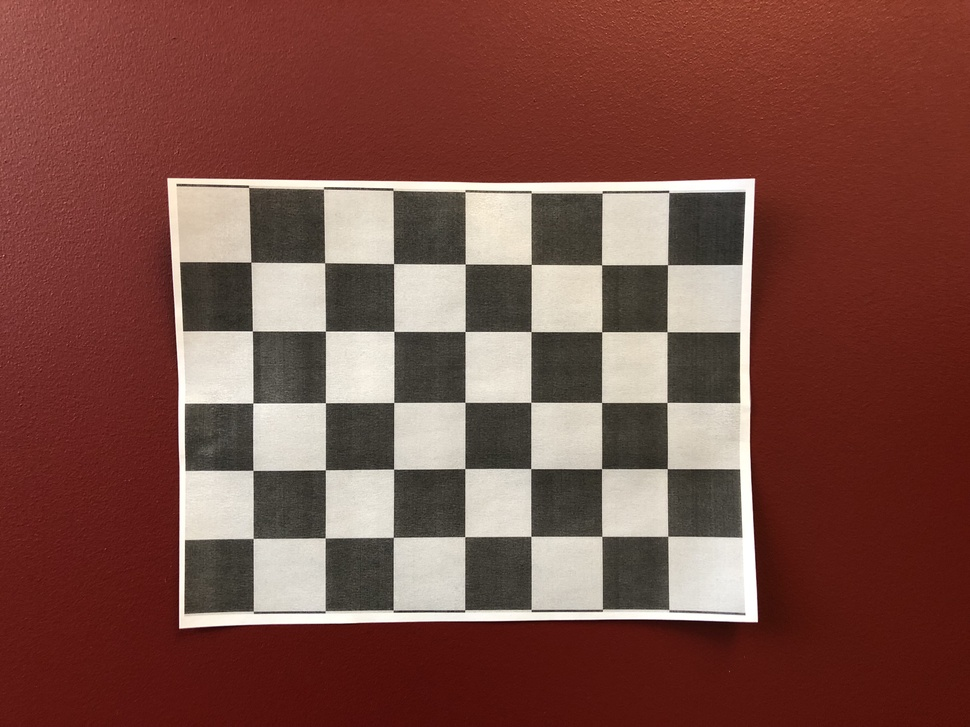
#> input picture lab1/test3.JPG, 970 x 727 px, shrunk from 4032 x 3024 before the run, found by its file name
$ python lab1.py
#> lines starting #> are read from the running program, lines starting #| are printed output that depends on the picture; after the words box and inside, x2 and y2 are one past the last pixel; in counts of white or black regions, pixels touching at a corner belong together
"""
Created on Mon Feb  3 01:32:57 2020

@author: ebrahim
"""
"""
Modified on Mon Feb 8, 2021

@author: Mark Belbin
         Rodney Windsor
         Raylene Mitchell
"""

import cv2
import numpy as np

pi = 3.1415926

img = cv2.imread('test3.jpg') # Remember to add the path for the test1.jpg
#> img is the input picture: shape (727, 970, 3); mean B, G, R 69, 77.6, 122.4
size = img.shape

gray = cv2.cvtColor(img,cv2.COLOR_BGR2GRAY)
blur = cv2.GaussianBlur(gray, (25,25), cv2.BORDER_DEFAULT)

cv2.imwrite('Blur.jpg', blur)

edges = cv2.Canny(blur,10,50)# The parameters are the thresholds for Canny
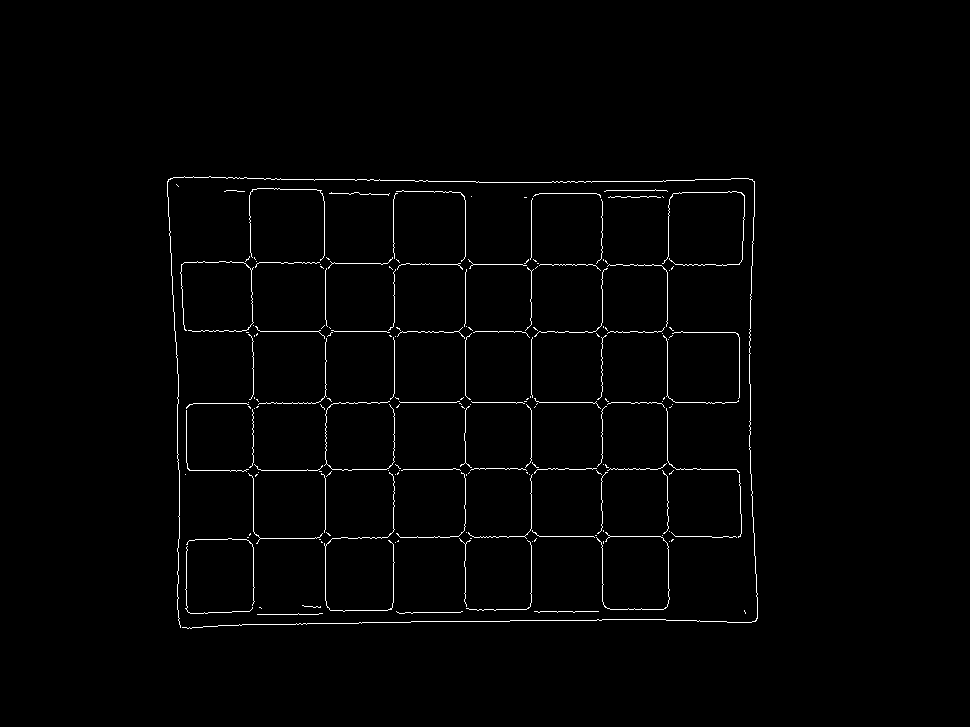
#> edges: shape (727, 970); 1.3% white in thin lines or dots, all inside (x1, y1, x2, y2) = (167, 176, 758, 629)

cv2.imwrite('Canny.jpg', edges)

dilate = cv2.dilate(edges, (7,7), iterations=2)
#> dilate: shape (727, 970); 2.9% white; 44 white regions (22 under 20 px), largest, box (x1, y1, x2, y2) and area: (180, 256, 742, 614) 9592, (167, 176, 758, 631) 4530, (533, 191, 745, 339) 1203

cv2.imwrite('Dilate.jpg', dilate)

lines = cv2.HoughLines(edges,1.0,0.002,75) # The parameters are accuracies and threshold
#> lines = 545 rows, first 8: [627, 1.56], [628, 1.56], [531, 0], [626, 1.56], [331, 1.57], [539, 1.57], [330, 1.57], [540, 1.56]
num = len(lines)
#> num = 545

HorizontalLines = []
VerticalLines = []

# Cycle through Original Line List

for n in range(num):
    rho, theta = lines[n][0]
    a = np.cos(theta)
    b = np.sin(theta)
    x0 = a*rho
    y0 = b*rho
    x1 = int(x0 + size[1]*(-b))
    y1 = int(y0 + size[0]*(a))
    x2 = int(x0 - size[1]*(-b))
    y2 = int(y0 - size[0]*(a))

    degrees = (theta/pi * 180)

    # Horizontal lines
    if (degrees >= 89.0) and (degrees <= 91.0):
        HorizontalLines.append((x1,y1,x2,y2))
    elif (degrees >= 0) and (degrees <= 1):
        VerticalLines.append((x1,y1,x2,y2))
#> this loop made 545 passes
#> (rho, theta, a, b, x0, y0, x1, y1) on passes 1 to 3: (627, 1.56, 0.0128, 1, 8.02, 626.9, -961, 636), (628, 1.56, 0.0148, 1, 9.29, 627.9, -960, 638), (531, 0, 1, 0, 531, 0, 531, 727)

# Cycle through and remove similar lines by comparing the x and y axis intercepts!

HorizontalLines_Good = []
VerticalLines_Good = []

HorizontalLines_Good.append(HorizontalLines[0])
VerticalLines_Good.append(VerticalLines[0])

for line in VerticalLines:

    dx = line[2] - line[0]
    dy = line[3] - line[1]

    if dx == 0:
        dx = 1

    # Find parameters of the line
    line_m = dy/dx
    line_b = line[1] - line_m*line[0]

    # Find X when y is zero
    line_x = -line_b/line_m

    flag_similar = False

    for goodline in VerticalLines_Good:
        dx = goodline[2] - goodline[0]
        dy = goodline[3] - goodline[1]

        if dx == 0:
            dx = 1

        # Find parameters of the line
        line_m = dy/dx
        line_b = goodline[1] - line_m*goodline[0]

        # Find X when y is zero
        goodline_x = -line_b/line_m

        if abs(goodline_x-line_x) <= 100:
                flag_similar = True

    if flag_similar != True:
        VerticalLines_Good.append(line)
#> this loop made 68 passes
#> line on passes 1 to 8: (531, 727, 531, -727), (465, 727, 465, -727), (530, 728, 533, -725), (464, 727, 467, -726), (666, 728, 669, -725), (325, 727, 325, -727), (324, 727, 327, -726), (602, 727, 602, -727)

for line in HorizontalLines:

    dx = line[2] - line[0]
    dy = line[3] - line[1]

    if dx == 0:
        dx = 1

    # Find parameters of the line
    line_m = dy/dx
    line_b = line[1] - line_m*line[0]

    flag_similar = False

    for goodline in HorizontalLines_Good:
        dx = goodline[2] - goodline[0]
        dy = goodline[3] - goodline[1]

        if dx == 0:
            dx = 1

        # Find parameters of the line
        line_m = dy/dx
        goodline_b = goodline[1] - line_m*goodline[0]

        if abs(goodline_b-line_b) <= 150:
                flag_similar = True

    if flag_similar != True:
        HorizontalLines_Good.append(line)
#> this loop made 203 passes
#> line on passes 1 to 3: (-961, 636, 977, 617), (-960, 638, 979, 617), (-963, 633, 976, 618)


# Cycle through Vertical Lines and find intercepts with Horizontal lines

for line in HorizontalLines_Good:
    # Horizontal Line = RED
    cv2.line(img,(line[0],line[1]),(line[2],line[3]),(0,0,255),2)
#> this loop made 3 passes
#> line on passes 1 to 3: (-961, 636, 977, 617), (-970, 330, 969, 331), (-972, 162, 967, 185)
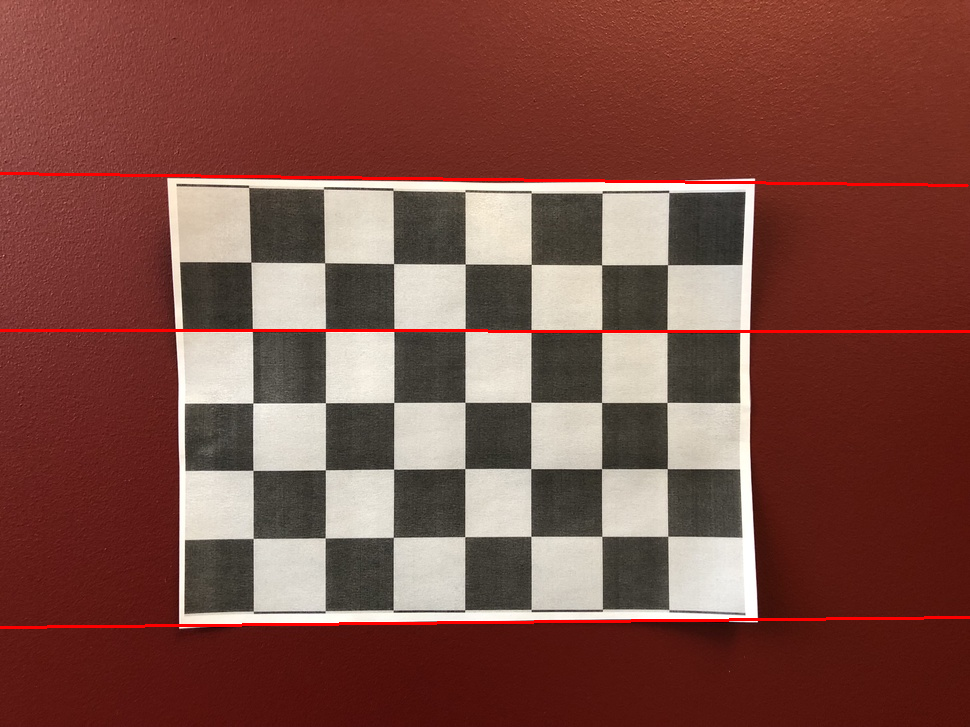
#> img: shape (727, 970, 3); 1.24% of pixels changed, all inside (x1, y1, x2, y2) = (0, 172, 970, 629)

for line in VerticalLines_Good:
    # Vertical Line = BLUE
    cv2.line(img,(line[0],line[1]),(line[2],line[3]),(255,0,0),2)
#> this loop made 4 passes
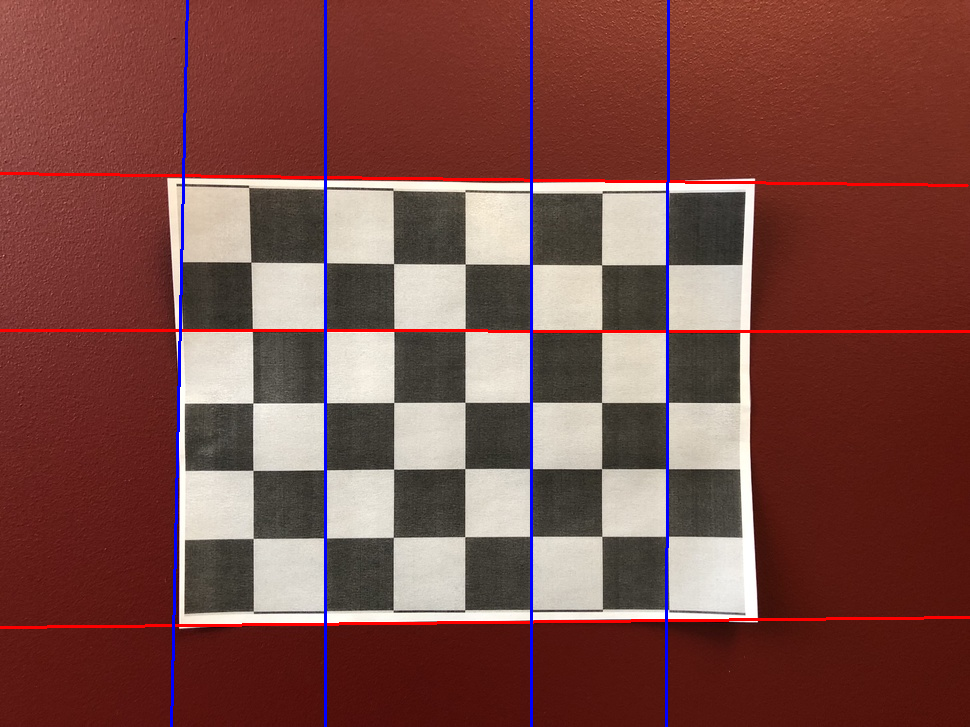
#> img: shape (727, 970, 3); 1.24% of pixels changed, all inside (x1, y1, x2, y2) = (170, 0, 670, 727)

intersects = []

for vertline in VerticalLines_Good:
    for horzline in HorizontalLines_Good:

        a1 = (vertline[0], vertline[1]) # Point on Vertical Line
        a2 = (vertline[2], vertline[3]) # Second point on Vertical Line

        b1 = (horzline[0], horzline[1]) # Point on Horizontal Line
        b2 = (horzline[2], horzline[3]) # Second point on Horizontal Line

        s = np.vstack([a1,a2,b1,b2])        # s for stacked
        h = np.hstack((s, np.ones((4, 1)))) # h for homogeneous
        l1 = np.cross(h[0], h[1])           # get first line
        l2 = np.cross(h[2], h[3])           # get second line
        x, y, z = np.cross(l1, l2)          # point of intersection
        if z == 0:                          # lines are parallel
            break
        else:
            intersects.append((int(x/z), int(y/z)))
#> this loop made 4 passes

for point in intersects:
    img = cv2.circle(img, (point[0], point[1]), radius=20, color=(0,255,0), thickness=-1)
#> this loop made 12 passes
#> point on passes 1 to 8: (531, 621), (531, 330), (531, 179), (666, 620), (666, 330), (667, 181), (325, 623), (325, 330)
#> pass 1, `img = cv2.circle(img, (point[0], point[1]), radius=20, color=(0,255,0)..`:
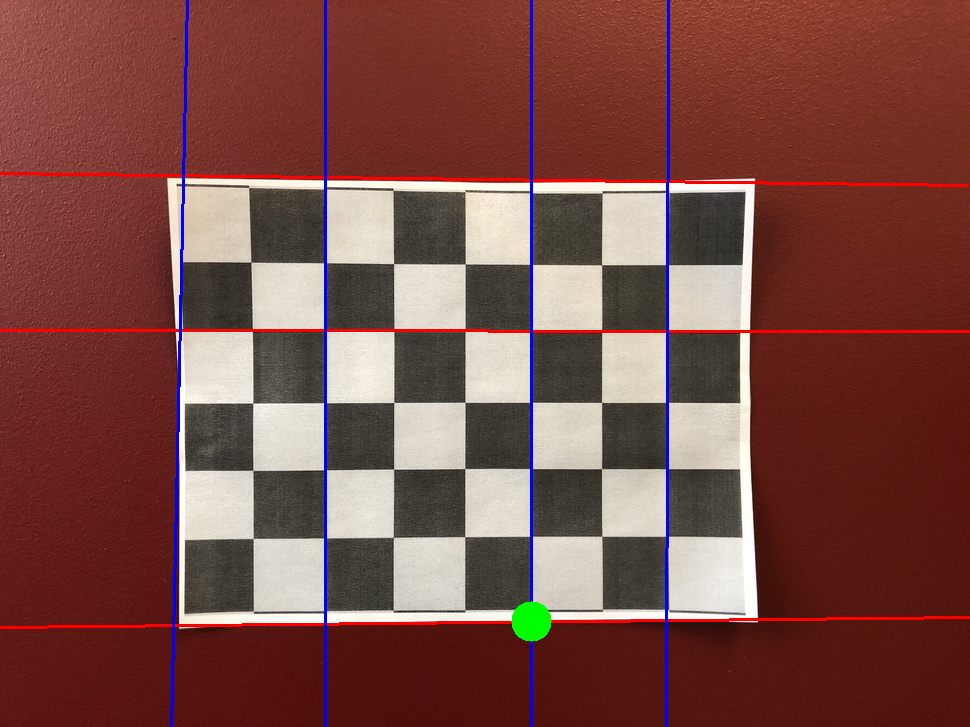
#> img: shape (727, 970, 3); 0.18% of pixels changed, all inside (x1, y1, x2, y2) = (511, 601, 552, 642)
#> after the loop:
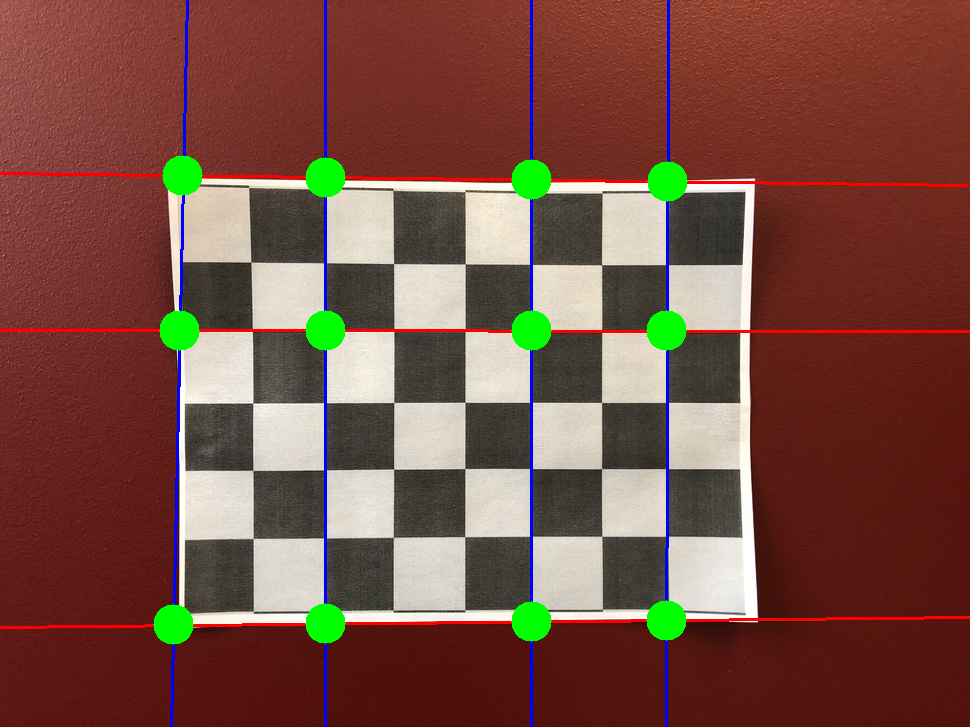
#> img: shape (727, 970, 3); mean B, G, R 67.7, 78.8, 119.3

cv2.imwrite('HoughOut.jpg', img)
cv2.imshow('img', img)
cv2.waitKey(0)

$ run again, with lab1/test1.JPG copied over lab1/test3.JPG
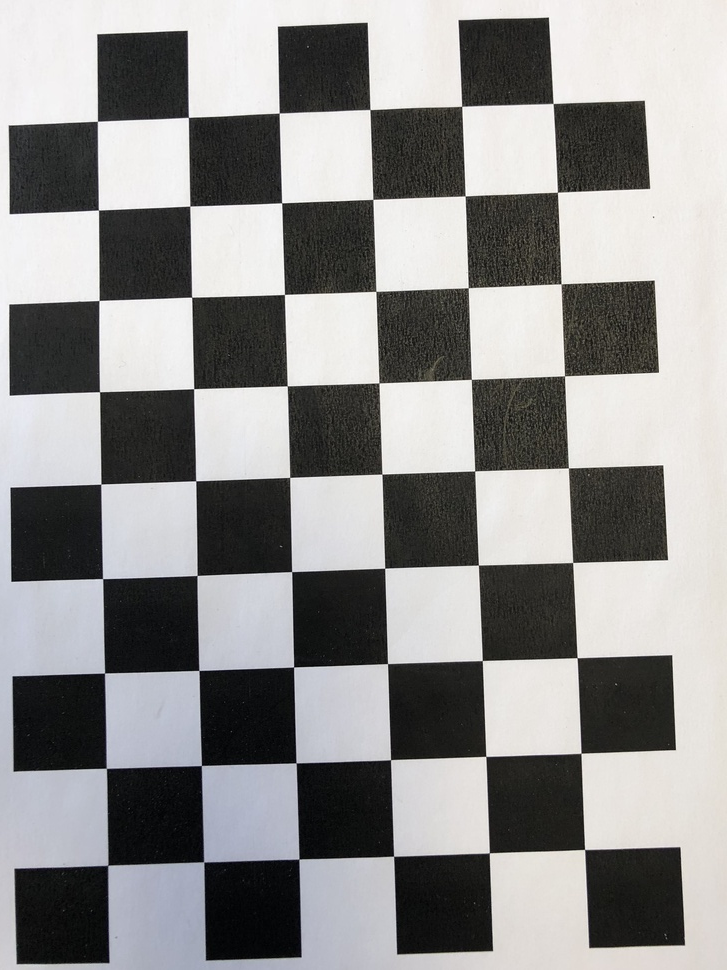
#> input picture lab1/test1.JPG, 727 x 970 px, shrunk from 2688 x 3588 before the run, found by its file name
#> img is the input picture: shape (970, 727, 3); mean B, G, R 142.3, 142.9, 143.5
#> `edges = cv2.Canny(blur,10,50)# The parameters are the thresholds for C..`:
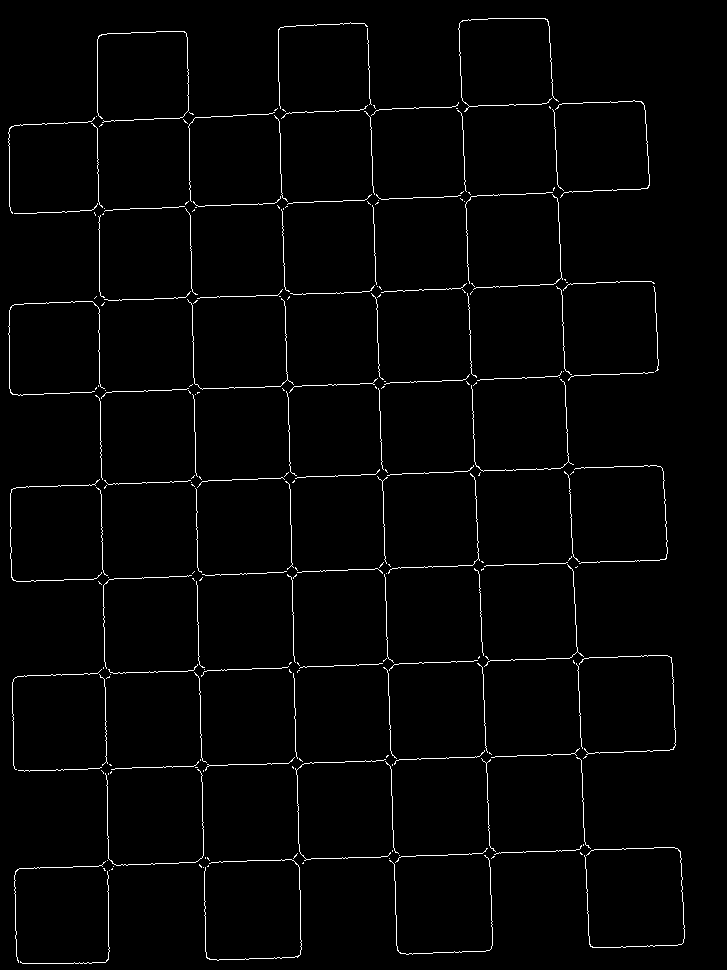
#> edges: shape (970, 727); 1.9% white in thin lines or dots
#> dilate: shape (970, 727); 3.9% white; 48 white regions (20 under 20 px), largest, box (x1, y1, x2, y2) and area: (297, 574, 685, 950) 2857, (104, 391, 480, 665) 2810, (481, 465, 676, 761) 2289
#> lines = 440 rows, first 8: [-457, 3.1], [-186, 3.12], [-366, 3.11], [-549, 3.1], [-185, 3.12], [-458, 3.11], [-277, 3.12], [676, 1.54]
#> num = 440
#> the loop `for n in range(num):` made 440 passes
#> (rho, theta, a, b, x0, y0, x1, y1) on passes 1 to 3: (-457, 3.1, -0.999, 0.0376, 456.7, -17.18, 429, -986), (-186, 3.12, -1, 0.0196, 186, -3.64, 171, -973), (-366, 3.11, -1, 0.0316, 365.8, -11.56, 342, -981)
#> the loop `for line in VerticalLines: ` made 27 passes
#> line on passes 1 to 8: (99, 970, 99, -970), (97, 970, 102, -969), (9, 970, 9, -970), (7, 970, 12, -969), (96, 970, 105, -969), (95, 970, 98, -969), (108, 970, 111, -969), (108, 970, 108, -970)
#> the loop `for line in HorizontalLines: ` made 15 passes
#> line on passes 1 to 8: (-715, 690, 738, 657), (-717, 589, 736, 556), (-724, 129, 728, 96), (-720, 409, 733, 376), (-718, 586, 735, 557), (-712, 879, 741, 846), (-715, 781, 738, 752), (-712, 875, 741, 842)
#> the loop `for line in HorizontalLines_Good:` made 4 passes
#> the loop `for line in VerticalLines_Good:` made 1 pass
#> the loop `for vertline in VerticalLines_Good:` made 1 pass
#> the loop `for point in intersects:` made 4 passes
#> point on passes 1 to 4: (99, 671), (99, 110), (99, 390), (99, 860)
#> after the loop `for point in intersects:`:
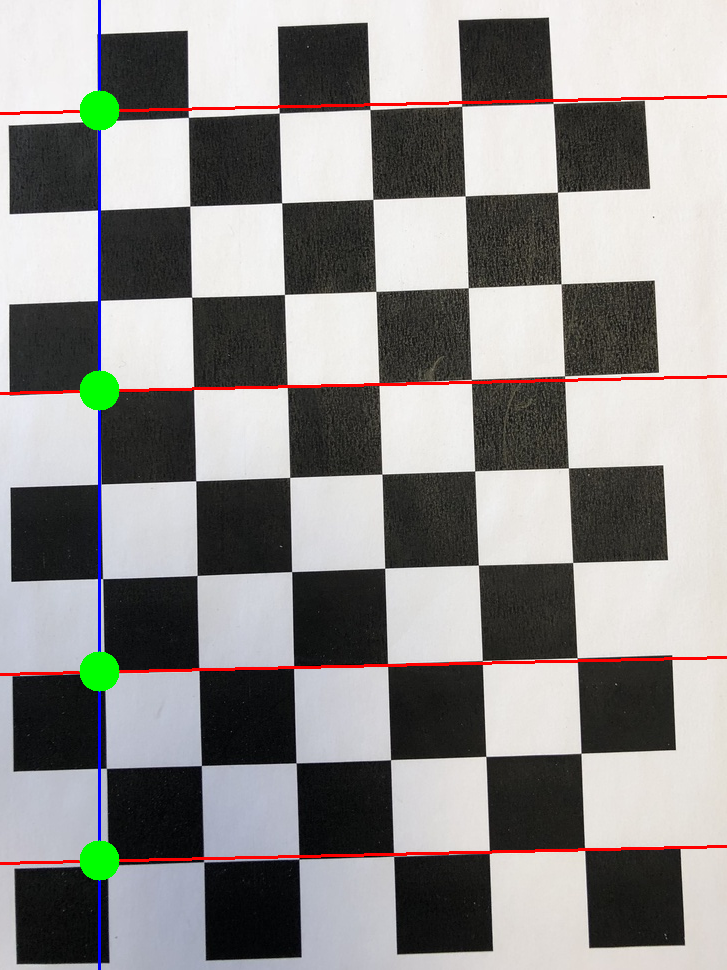
#> img: shape (970, 727, 3); mean B, G, R 140.1, 141.7, 143.5
